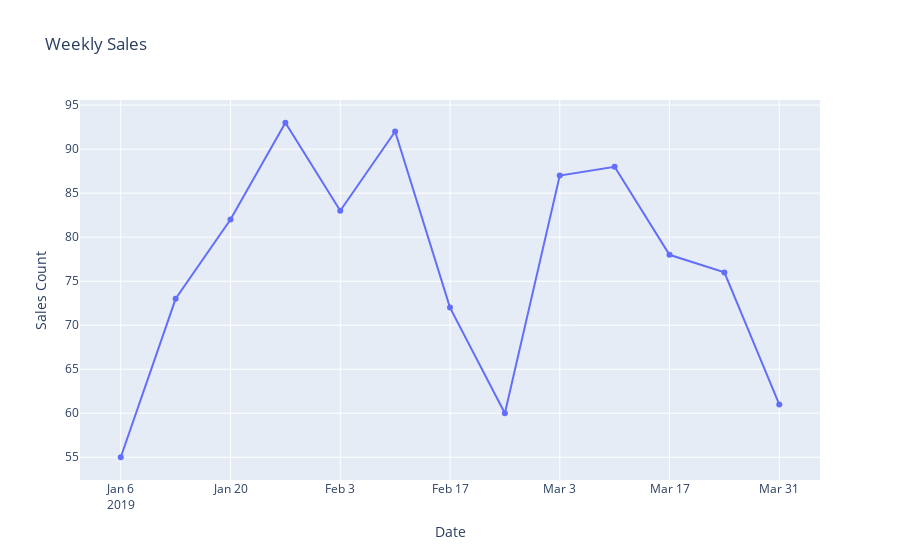

The notebook cell this image was saved under:
### Code cell
# Create a line graph using Plotly Express
fig = px.line(weekly_sales, x='Date', y='Sales Count', title='Weekly Sales')
fig.update_traces(mode='lines+markers', hovertemplate='%{y}')

# Customize hover text
fig.update_layout(hovermode='x unified', hoverlabel=dict(bgcolor='white', font_size=14))

# Show the interactive plot
fig.show()

### Figure 1 — Plotly figure (JSON) as saved in the notebook; plotly's stock layout.template omitted (floating-point values rounded to 4 significant figures)
{"data": [{"hovertemplate": "%{y}", "legendgroup": "", "line": {"color": "#636efa", "dash": "solid"}, "marker": {"symbol": "circle"}, "mode": "lines+markers", "name": "", "orientation": "v", "showlegend": false, "type": "scatter", "x": ["2019-01-06T00:00:00", "2019-01-13T00:00:00", "2019-01-20T00:00:00", "2019-01-27T00:00:00", "2019-02-03T00:00:00", "2019-02-10T00:00:00", "2019-02-17T00:00:00", "2019-02-24T00:00:00", "2019-03-03T00:00:00", "2019-03-10T00:00:00", "2019-03-17T00:00:00", "2019-03-24T00:00:00", "2019-03-31T00:00:00"], "xaxis": "x", "y": [55, 73, 82, 93, 83, 92, 72, 60, 87, 88, 78, 76, 61], "yaxis": "y"}], "layout": {"hoverlabel": {"bgcolor": "white", "font": {"size": 14}}, "hovermode": "x unified", "legend": {"tracegroupgap": 0}, "title": {"text": "Weekly Sales"}, "xaxis": {"anchor": "y", "domain": [0, 1], "title": {"text": "Date"}}, "yaxis": {"anchor": "x", "domain": [0, 1], "title": {"text": "Sales Count"}}}}
